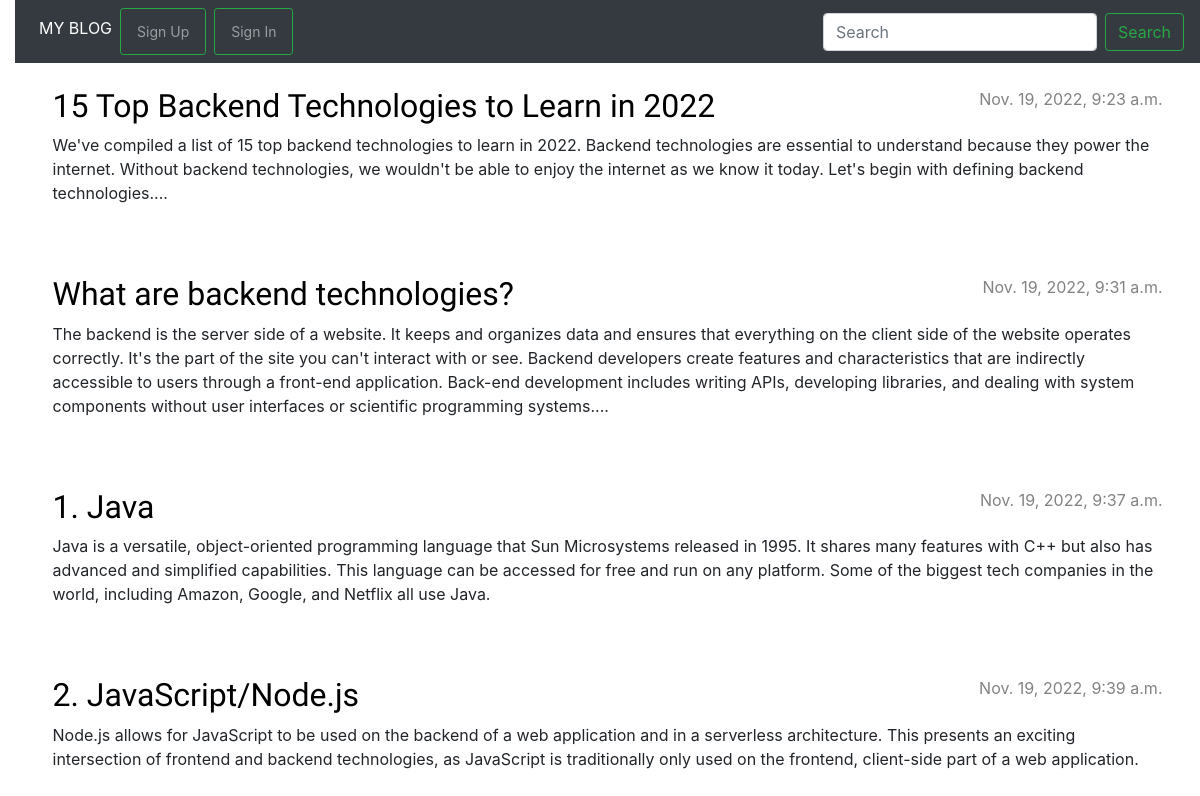
The page / on the database its author committed.
### app1/models.py (models this page shows)
class Post(models.Model):
    title=models.CharField(max_length=200,null=True)
    text= models.TextField()
    detail=models.TextField(blank=True)
    create_date=models.DateTimeField(default=timezone.now)
    published_date=models.DateTimeField(default=timezone.now)
    author = models.ForeignKey(User, on_delete=models.CASCADE,blank=True,null=True)

### app1/views.py (the view)
# urls.py: path('',views.post_list,name="post_list"),
def post_list(request):
    posts = Post.objects.filter(published_date__lte=timezone.now()).order_by('published_date')
    return render(request,'post_list.html',{'posts':posts})

### templates/post_list.html (shortened to what this page needs)
{% extends 'base.html' %}
{% block content %}
    {% for post in posts %}
        <article class="post">
            <time class="date">
                {{ post.published_date }}
            </time>
            <h2><a href="{% url 'post_detail' pk=post.pk %}">{{ post.title }}</a></h2>
            <p>{{ post.text|linebreaksbr }}</p>
        </article>
    {% endfor %}
{% endblock %}

### templates/base.html (shortened to what this page needs)
{% load static %}
<html>
<head>
  <link rel="stylesheet" href="https://cdn.jsdelivr.net/npm/bootstrap@4.3.1/dist/css/bootstrap.min.css"
>
  <link rel="stylesheet" href="{% static 'blog.css' %}">
</head>
<body>
  <nav class="navbar navbar-expand-md bg-dark navbar-dark">
    <div class="collapse navbar-collapse" id="collapsibleNavbar">
      <ul class="navbar-nav mr-auto">
        <li class="nav-item active">
          <a class="nav-link" href="/">MY BLOG</a>
        </li>
        {% if request.user.is_authenticated %}
        <li><button class="btn btn-outline-danger my-2 my-sm-0" type="submit"><a
              href="signout/">{{request.user.get_full_name}} - Sign Out</a></button></li>
        {% else %}
        <li class="nav-item active"><button class="btn btn-outline-success btn-sm my-2 my-sm-0"><a class="nav-link"
              href="signup/">Sign Up</a></button></li> &ensp;
        <li class="nav-item active"><button class="btn btn-outline-success btn-sm my-2 my-sm-0"><a class="nav-link"
              href="signin/">Sign In</a></button></li>&ensp;
      </ul>
      {% endif %}
      <form method="POST" action="search" class="form-inline my-2 my-lg-0">
        <input name="name" class="form-control mr-sm-2" type="search" placeholder="Search" aria-label="Search">
        <button class="btn btn-outline-success my-2 my-sm-0" type="submit">Search</button>
      </form>
    </div>
  </nav>
  <div class="container my-4">
    {%block content%}{% endblock %}
  </div>
</body>
</html>

### app1/static/blog.css (style rules this page uses)
body { padding-left: 15px; }
h1, h2, h3, h4 { font-family: 'Lobster', cursive; }
.date { color: #828282; }
.post { margin-bottom: 70px; }
.post h2 a, .post h2 a:visited { color: #000000; }
.post > .date, .post > .actions { float: right; }

### rows shown on the page
Post: published_date "Nov. 19, 2022, 9:23 a.m.", title "15 Top Backend Technologies to Learn in 2022", text "We've compiled a list of 15 top backend technologies to learn in 2022. Backend technologies are essential to understand because they power the internet. Without backend technologies, we wouldn't be able to enjoy the internet as we know it today. Let's begin with defining backend technologies...."
Post: published_date "Nov. 19, 2022, 9:31 a.m.", title "What are backend technologies?", text "The backend is the server side of a website. It keeps and organizes data and ensures that everything on the client side of the website operates correctly. It's the part of the site you can't interact with or see. Backend developers create features and characteristics that are indirectly accessible to users through a front-end application. Back-end development includes writing APIs, developing libraries, and dealing with system components without user interfaces or scientific programming systems...."
Post: published_date "Nov. 19, 2022, 9:37 a.m.", title "1. Java", text "Java is a versatile, object-oriented programming language that Sun Microsystems released in 1995. It shares many features with C++ but also has advanced and simplified capabilities. This language can be accessed for free and run on any platform. Some of the biggest tech companies in the world, including Amazon, Google, and Netflix all use Java."
Post: published_date "Nov. 19, 2022, 9:39 a.m.", title "2. JavaScript/Node.js", text "Node.js allows for JavaScript to be used on the backend of a web application and in a serverless architecture. This presents an exciting intersection of frontend and backend technologies, as JavaScript is traditionally only used on the frontend, client-side part of a web application."
